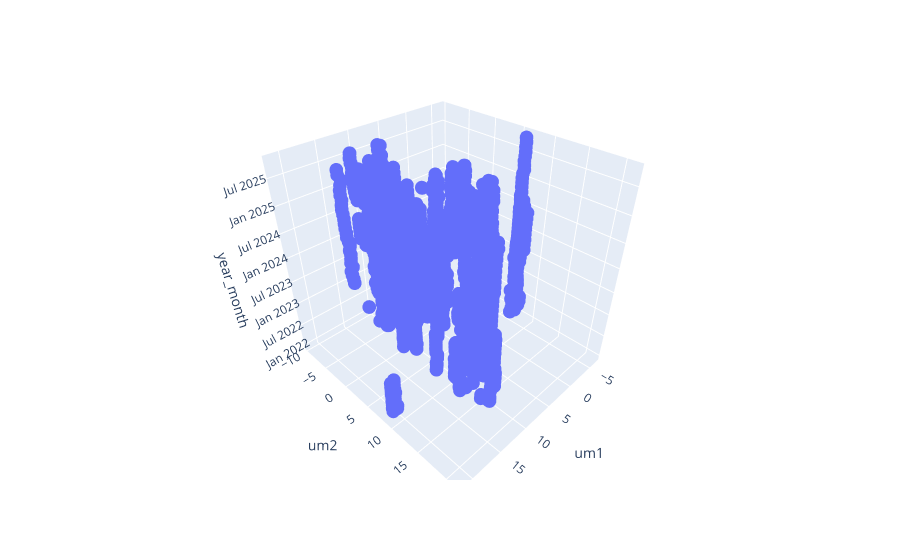

The notebook cell saved with this chart:
### Code cell
# тяжело читать график
pe.scatter_3d(data_frame=monthly_div_vectors, x='um1', y='um2', z='year_month')

### Figure 1 — Plotly figure (JSON) as saved in the notebook; plotly's stock layout.template omitted (floating-point values rounded to 4 significant figures; data arrays with more than 128 entries replaced by an {"elided": "..."} marker saying what was removed)
{"data": [{"hovertemplate": "um1=%{x}<br>um2=%{y}<br>year_month=%{z}<extra></extra>", "legendgroup": "", "marker": {"color": "#636efa", "symbol": "circle"}, "mode": "markers", "name": "", "scene": "scene", "showlegend": false, "type": "scatter3d", "x": {"elided": "1626 float values"}, "y": {"elided": "1626 float values"}, "z": {"elided": "1626 str values"}}], "layout": {"legend": {"tracegroupgap": 0}, "margin": {"t": 60}, "scene": {"domain": {"x": [0, 1], "y": [0, 1]}, "xaxis": {"title": {"text": "um1"}}, "yaxis": {"title": {"text": "um2"}}, "zaxis": {"title": {"text": "year_month"}}}}}
